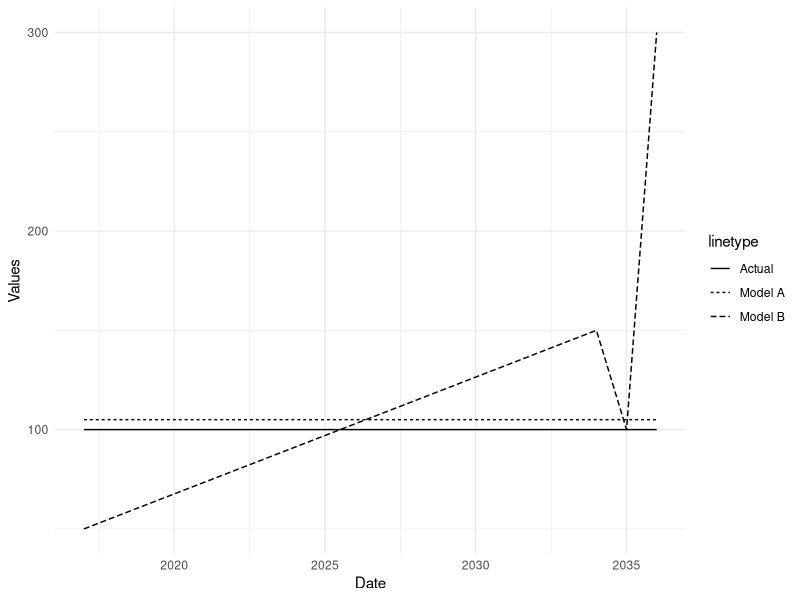
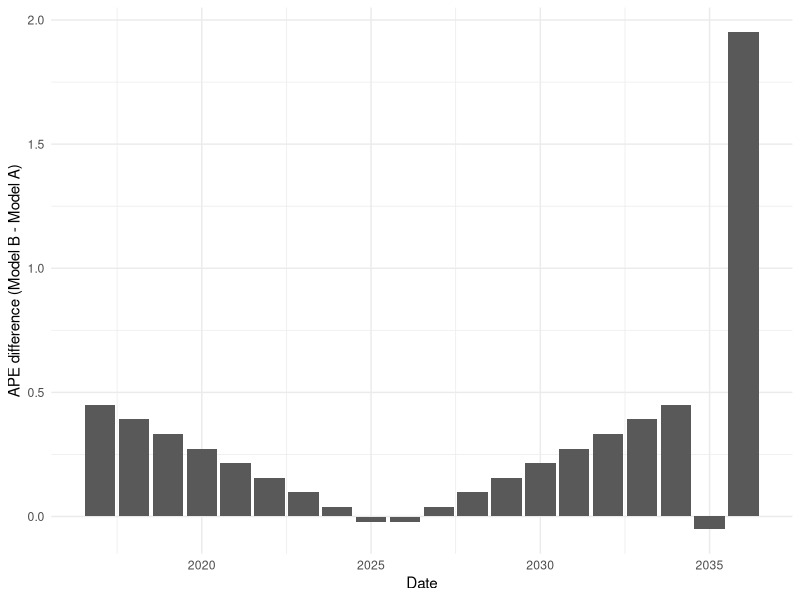
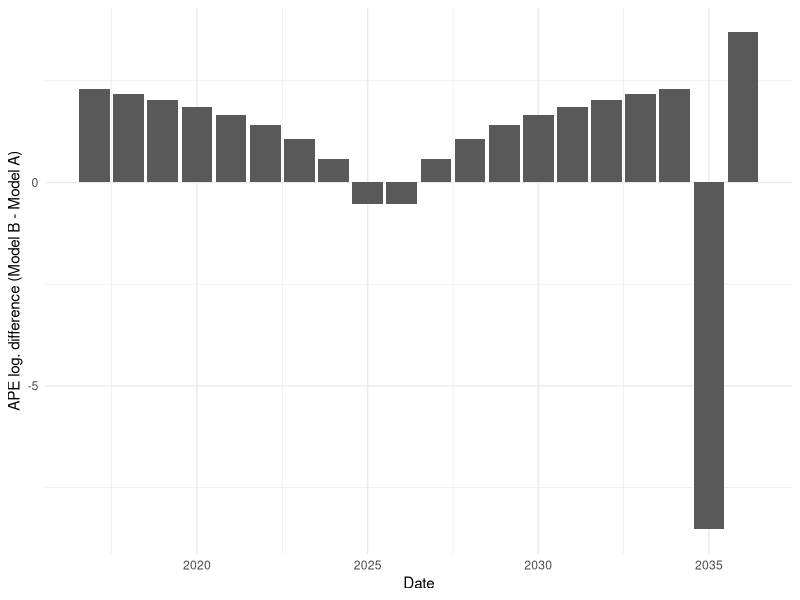

The R script that drew these images, in order:
## ---- chunk 1
library(tidyverse)
# Generate results
results <- data.frame(Actual = 100, Model.A = 102, Model.B = 105)

# Calculate APE
results$APE.A <- with(results, (Model.A / Actual - 1) %>% abs())
results$APE.B <- with(results, (Model.B / Actual - 1) %>% abs())

# Show results
results
## ---- chunk 2
results$APE.diff <- with(results, APE.B - APE.A)

results
## ---- chunk 3
# Generate data
results <- data.frame(Actual = rep(100, 20), 
                      Model.A = rep(105, 20), 
                      Model.B = c(seq(50, 150, length.out = 18), 100.001, 300),
                      Date = 2017: (2017+19))

# Calculate APE
results$APE.A <- with(results, (Model.A / Actual - 1) %>% abs())
results$APE.B <- with(results, (Model.B / Actual - 1) %>% abs())
results$APE.diff <- with(results, APE.B - APE.A)

# Plot values
ggplot(results, aes(x = Date)) +
        geom_line(aes(y = Actual, linetype = "Actual")) +
        geom_line(aes(y = Model.A, linetype = "Model A")) +
        geom_line(aes(y = Model.B, linetype = "Model B")) +
        ylab("Values") +
        theme_minimal()
## ---- chunk 4
ggplot(results, aes(x = Date, y = APE.diff)) +
        geom_bar(stat = "identity") +
        ylab("APE difference (Model B - Model A)") +
        theme_minimal()
## ---- chunk 5
# Calculate log-diff
results$APE.log.diff <- with(results, log(APE.B) - log(APE.A))

# Plot results
ggplot(results, aes(x = Date, y = APE.log.diff)) +
        geom_bar(stat = "identity") +
        ylab("APE log. difference (Model B - Model A)") +
        theme_minimal()
